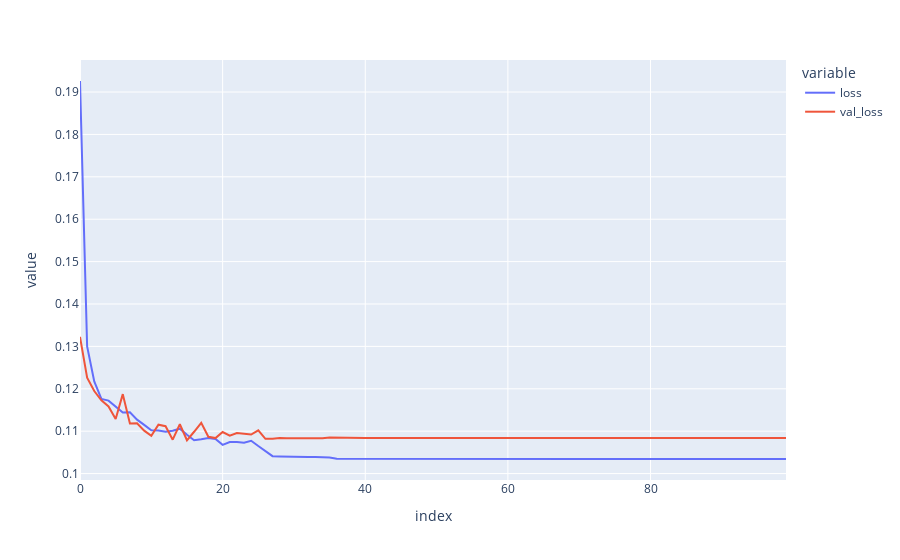

Notebook code for this chart:
### Code cell
fig=px.line(
history.history,
y=['loss','val_loss'],
labels={'x':'epoch','y':'loss'}
)

fig.show()
